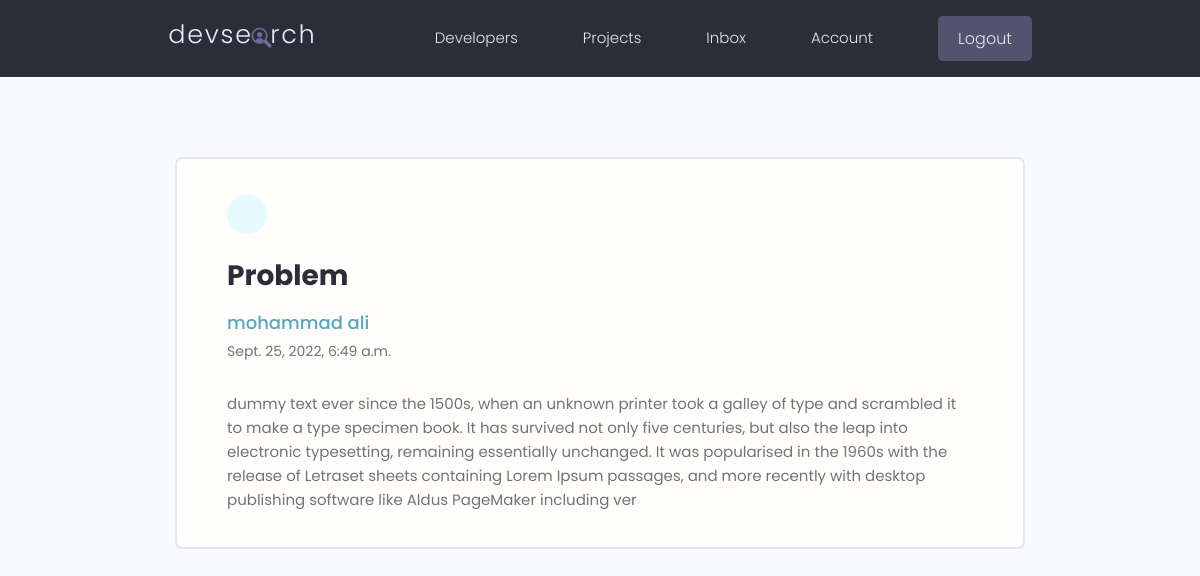
Screenshot of /message/443ba569-932e-4786-bdd8-92a3d3e354c4/ (signed in) with the database file from the repository.
### users/models.py (models this page shows, shortened)
class Message(models.Model):
    sender= models.ForeignKey(Profile,on_delete=models.SET_NULL,null=True,blank=True)
    recipient = models.ForeignKey(Profile,on_delete=models.SET_NULL,null=True,blank=True,related_name='messages')
    name = models.CharField(max_length=200,null=True,blank=True)
    email = models.EmailField(max_length=200,null=True,blank=True)
    subject = models.CharField(max_length=200,null=True,blank=True)
    body = models.TextField()
    is_read = models.BooleanField(default=False,null=True)
    created = models.DateTimeField(auto_now_add=True)
    id = models.UUIDField(default=uuid.uuid4, unique=True,
                          primary_key=True, editable=False)
    class Meta:
        ordering = ['is_read','-created']

### users/views.py (the view)
# urls.py: path('message/<str:pk>/',views.viewMessage,name='message'),
@login_required(login_url='login')
def viewMessage(request,pk):
    profile = request.user.profile
    message = profile.messages.get(id=pk)
    if message.is_read == False :
        message.is_read = True
        message.save()
    context = {'message':message}
    return render(request,'users/message.html',context)

### users/templates/users/message.html (shortened to what this page needs)
{% extends 'main.html' %}
{% block content %}
  <main class="messagePage my-xl">
    <div class="content-box">
      <div class="message">
        <a class="backButton" href="{% url 'inbox' %}"></a>
        <h2 class="message__subject">{{message.subject}}</h4>
          <a href="" class="message__author">{{message.name}}</a>
          <p class="message__date">{{message.created}}</p>
          <div class="message__body">
            {{message.body|linebreaksbr}}
          </div>
      </div>
    </div>
  </main>
{% endblock content %}

### static/styles/app.css (style rules this page uses)
:root { --color-sub: #2d2d39; }
.content-box { width: 95%; max-width: 85rem; margin: 0 auto; }
.message { padding: 2.5rem 0; }
.message > a { display: flex; gap: 1rem; }
.message__author, .message__date { flex-basis: 25%; }
.message__subject { flex-basis: 50%; }
.message__date { text-align: right; }
.messagePage .message { list-style: none; background: var(--color-white); padding: 3.5rem 5rem; border: 2px solid var(--color-light); border-radius: 0.7rem; }
.messagePage .message__subject { font-size: 2.8rem; color: var(--color-sub); margin-bottom: 1rem; margin-top: 2rem; }
.messagePage .message__author { font-size: 1.8rem; font-weight: 500; }
.messagePage .message__date { font-size: 1.4rem; font-weight: 400; text-align: left; margin-bottom: 3rem; }
.backButton { background: var(--color-main-light); color: var(--color-main); width: 4rem; height: 4rem; display: flex; align-items: center; justify-content: center; border-radius: 50%; }

### static/uikit/styles/modules/_variables.css (style rules this page uses)
:root { --color-main: #5aa5b9; --color-main-light: #e6faff; --color-sub: #3f4156; --color-sub-light: #51546e; --color-sub-lighter: #ededfd; --color-text: #737373; --color-gray: #8b8b8b; --color-light: #e5e7eb; --color-light-gray: #767676; --color-bg: #f8fafd; --color-white: #fffefd; --color-white-light: #f3f3f3; --color-success: #359e64; --color-success-bg: #def8e8; --color-error: #fc4b0b; --color-error-bg: #fff2ee; --font-base: 'Poppins', arial, helvetica, 'Segoe UI', roboto, ubuntu, sans-serif; --font-monospace: 'Fira Code', 'Courier New', courier, monospace; --font-regular: 300; --font-medium: 500; --font-bold: 700; --generic-shadow: 1px 1px 5px #00000010; --generic-transition: all 0.3s ease-in-out; }

### static/uikit/styles/modules/_base.css (style rules this page uses)
* { margin: 0; padding: 0; box-sizing: border-box; text-rendering: optimizeLegibility; color: inherit; font-size: inherit; }
html { font-size: 50%; }
@media only screen and (min-width: 480px) { html { font-size: 56.25%; } }
@media only screen and (min-width: 1200px) { html { font-size: 62.5%; } }
body { line-height: 1.6; font-weight: 400; font-size: 1.5rem; color: var(--color-text); background-color: var(--color-bg); min-height: 100vh; }

### static/uikit/styles/modules/_typography.css (style rules this page uses)
* { font-family: var(--font-base); }
h2 { font-size: 3.6rem; font-weight: var(--font-bold); }
p, span, strong { font-size: 1.6rem; color: var(--color-text); font-weight: var(--font-regular); }
a { padding-bottom: 2px; text-decoration: none; display: inline-block; color: var(--color-main); font-weight: var(--font-medium); }

### static/uikit/styles/modules/_utilities.css (style rules this page uses)
.my-xl { margin: 8rem auto; }

### rows the page displays
Message: subject "Problem", name "mohammad ali", created "Sept. 25, 2022, 6:49 a.m.", body "dummy text ever since the 1500s, when an unknown printer took a galley of type and scrambled it to make a type specimen book. It has survived not only five centuries, but also the leap into electronic typesetting, remaining essentially unchanged. It was popularised in the 1960s with the release of Letraset sheets containing Lorem Ipsum passages, and more recently with desktop publishing software like Aldus PageMaker including ver"
